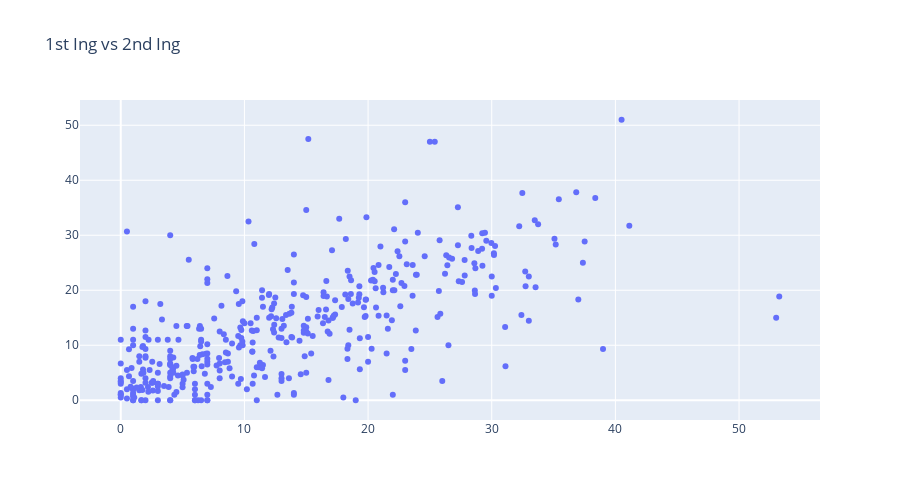

The cell this chart's notebook holds for it:
### Code cell
import plotly.graph_objs as go

fig = go.Figure(data = go.Scatter(x=comp['1st_RPI'], y=comp["2nd_RPI"],mode='markers',text= comp['batsman']))

fig.update_traces(textposition='top center',)

fig.update_layout(
    height=500,
    title_text='1st Ing vs 2nd Ing'
)
fig.show()

### Figure 1 — Plotly figure (JSON) as saved in the notebook; plotly's stock layout.template omitted (floating-point values rounded to 4 significant figures; data arrays with more than 128 entries replaced by an {"elided": "..."} marker saying what was removed)
{"data": [{"mode": "markers", "text": {"elided": "410 str values"}, "textposition": "top center", "type": "scatter", "x": {"elided": "410 float values"}, "y": {"elided": "410 float values"}}], "layout": {"height": 500, "title": {"text": "1st Ing vs 2nd Ing"}}}
